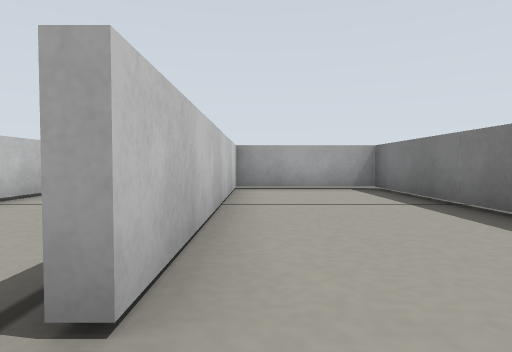
View 1 (above)

14 first-person views from a walk through a robot-simulator world made for Gazebo. The camera is 0.03 m above the floor, tilts 2° down and sees 75° across. The floor is counted in squares, 0.05 m on a side. Each view is taken from the middle of a square. On the plan, view 1 faces up. The plan holds only what a view shows up to about 9 squares ahead; the rest is blank.

View 2
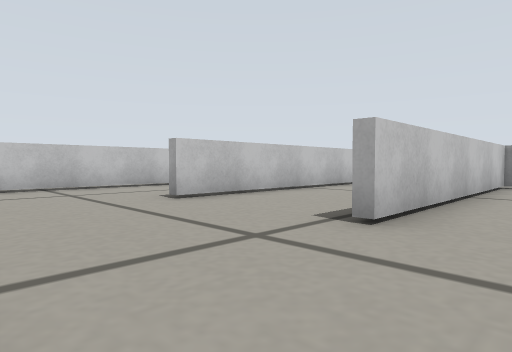

View 3
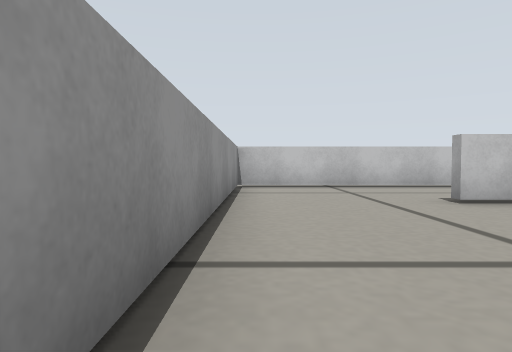

View 4
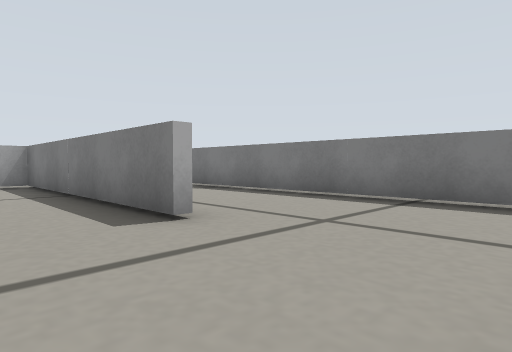

View 5
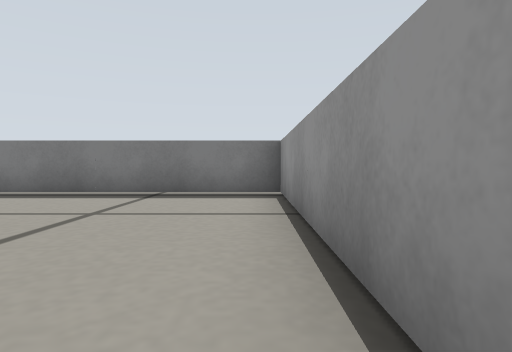

View 6
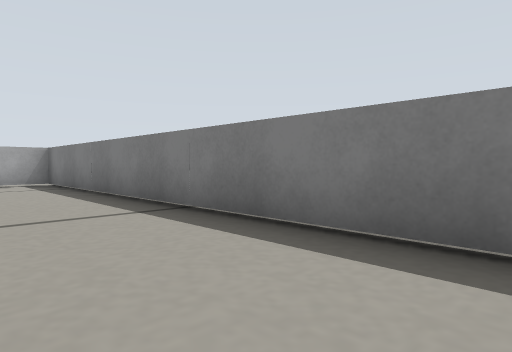

View 7
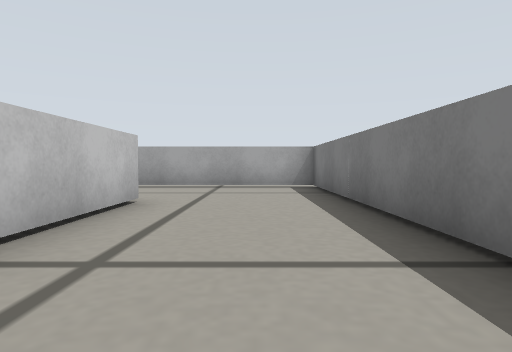

View 8
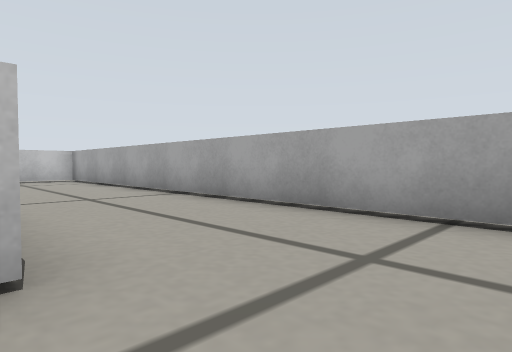

View 9
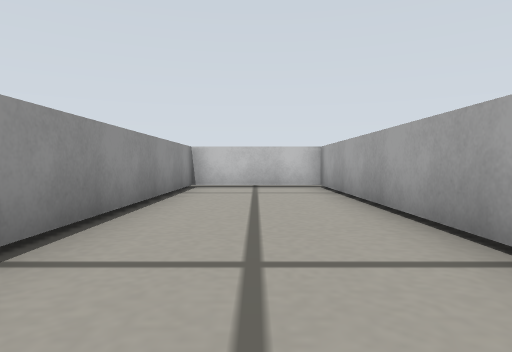

View 10
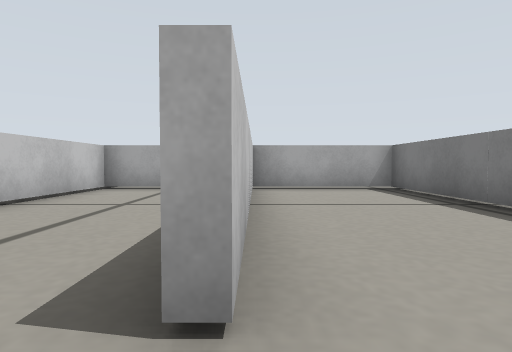

View 11
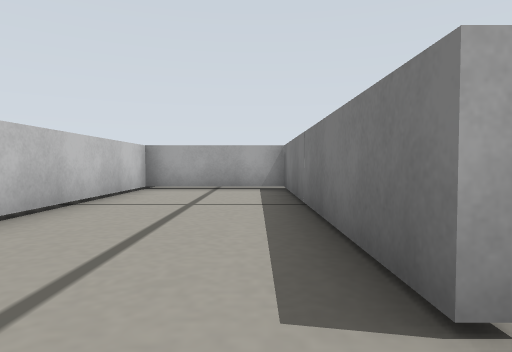

View 12
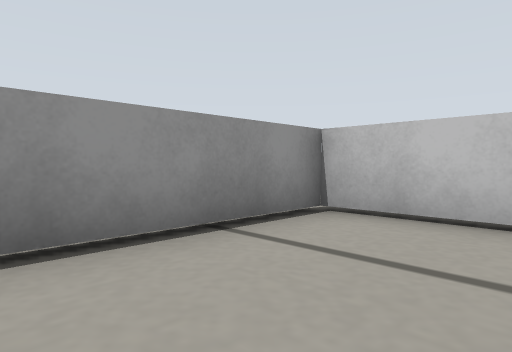

View 13
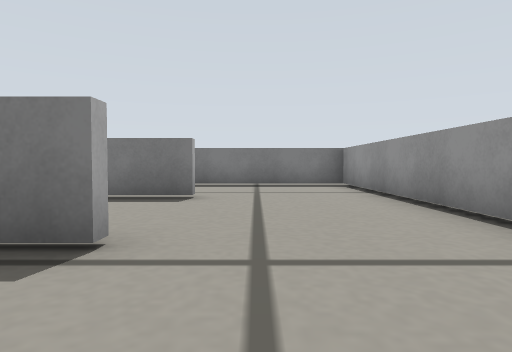

View 14
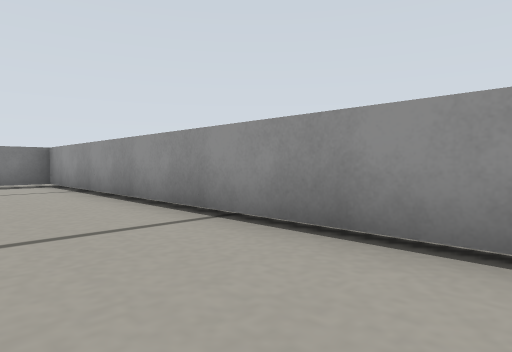

### Floor plan
Points are (right, up) in squares from view 1. A wall is a line through its corners. A room is listed if a view was taken in it or the views show most of it. See-through windows are left out.
Room 1 (views 1, 2, 3, 4, 5, 6, 7, 8, 9, 10, 11, 12, 13, 14)
walls: (-0.7, 4.2) (-0.7, 8.1) (-4.1, 8.1); (-0.7, 1) (-0.7, 1.9); (2.9, 1.1) (2.9, 8.1) (-0.5, 8.1) (-0.5, 1.1); (-4.1, 7) (-4.1, 1.1); (-4.3, 1) (-4.3, 8.1) (-7.7, 8.1) (-7.7, -2.5) (6.5, -2.5) (6.5, 11.7) (-7.7, 11.7) (-7.7, 8.3) (-1.1, 8.3); (3.1, 8.4) (3.1, 5.4)

Positions as (right, up) in squares from view 1, and headings:
1: (0, 0), facing up
2: (1, -2), facing up-left
3: (1, -2), facing left
4: (1, -2), facing up-right
5: (0, -2), facing right
6: (4, 1), facing up-right
7: (5, 3), facing up
8: (5, 8), facing up-left
9: (1, 10), facing left
10: (-4, 0), facing up
11: (-5, 0), facing up
12: (-4, 0), facing down-left
13: (-3, 0), facing right
14: (-4, 0), facing down-right
